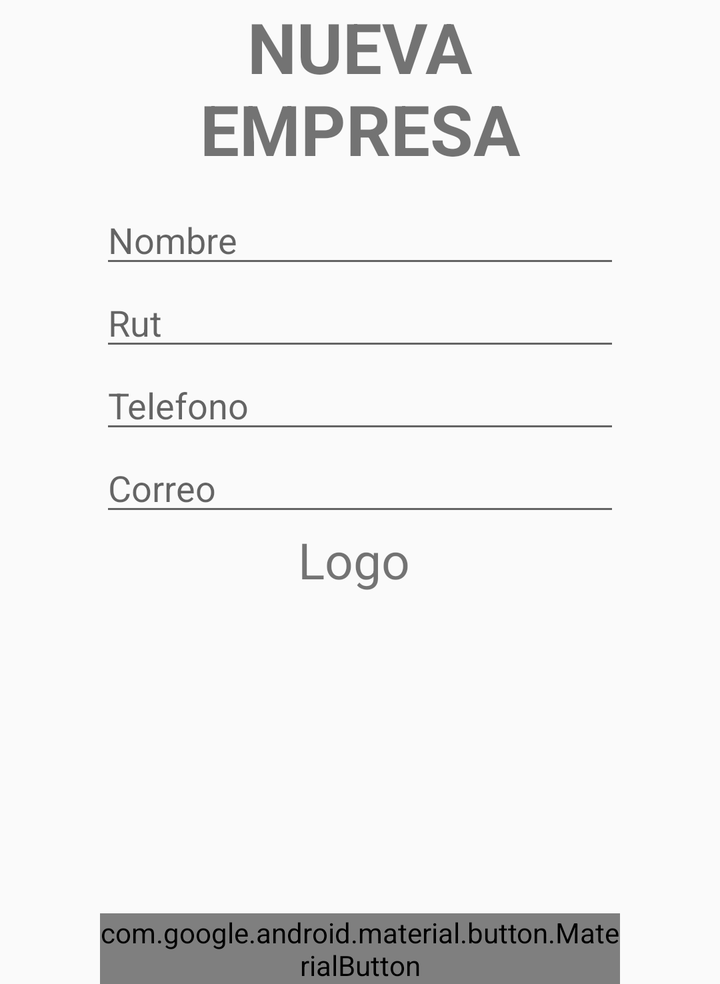
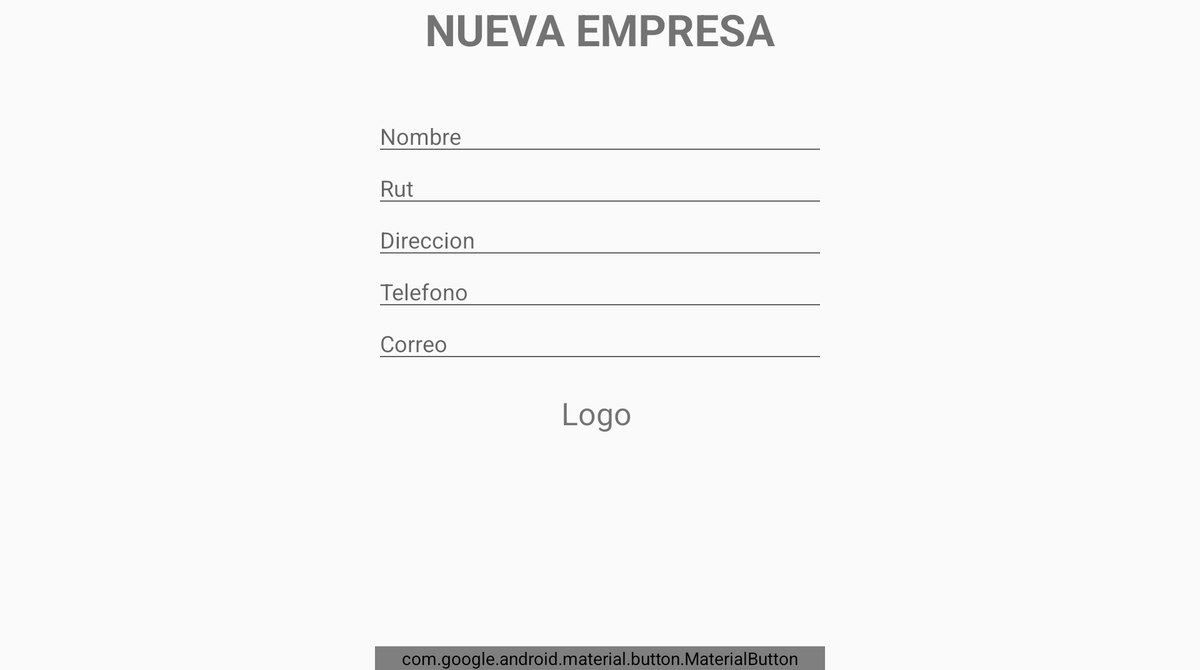

Compare how this app lays out the same screen by default and in its alternative resource folder. The renders come first, then the two layout files and the values they reference.
<!-- AndroidManifest.xml: application theme Theme.Tastit -->
<!-- res/layout/activity_empresa.xml -->
<?xml version="1.0" encoding="utf-8"?>
<LinearLayout
    xmlns:android="http://schemas.android.com/apk/res/android"
    android:layout_width="match_parent"
    android:layout_height="wrap_content"
    android:orientation="vertical"
    android:layout_marginHorizontal="50dp"
    >
<TextView
    android:layout_width="match_parent"
    android:layout_height="match_parent"
    android:id="@+id/tituloEmpresa"
    android:text="NUEVA EMPRESA"
    android:textStyle="bold"
    android:textSize="35dp"
    android:gravity="center"
    android:layout_marginBottom="10dp"/>
    <com.google.android.material.textfield.TextInputEditText
        android:layout_width="match_parent"
        android:layout_height="wrap_content"
        android:id="@+id/EditEmpNombre"
        android:hint="Nombre "
        />
    <com.google.android.material.textfield.TextInputEditText
        android:layout_width="match_parent"
        android:layout_height="wrap_content"
        android:id="@+id/EditEmpRut"
        android:hint="Rut " />
    <com.google.android.material.textfield.TextInputEditText
        android:layout_width="match_parent"
        android:layout_height="wrap_content"
        android:id="@+id/EditEmpTel"
        android:hint="Telefono "/>
    <com.google.android.material.textfield.TextInputEditText
        android:layout_width="match_parent"
        android:layout_height="wrap_content"
        android:id="@+id/EditEmpCorreo"
        android:hint="Correo"/>
    <TextView
        android:layout_width="match_parent"
        android:layout_height="wrap_content"
        android:text="Logo "
        android:textSize="25dp"
        android:gravity="center"/>
    <ImageView
        android:layout_width="150dp"
        android:layout_height="150dp"
        android:src="@drawable/ic_baseline_image_24"
        android:onClick="AbrirAlmacenamiento"
        android:scaleType="centerCrop"
        android:layout_gravity="center"
        android:id="@+id/imgLogo"
       />

    <com.google.android.material.button.MaterialButton
        android:layout_width="match_parent"
        android:layout_height="wrap_content"
        android:id="@+id/BtnEmpresaAdd"
        android:layout_marginTop="10dp"
        android:text="Agregar"/>



</LinearLayout>
<!-- resources referenced by this layout -->
<resources>
  <style name="Theme.Tastit" parent="Theme.AppCompat.Light.DarkActionBar">
          
          <item name="colorPrimary">@color/FondoLogo</item>
          <item name="colorPrimaryVariant">@color/purple_700</item>
          <item name="colorOnPrimary">@color/LetrasLogo</item>
          
          <item name="colorSecondary">@color/teal_200</item>
          <item name="colorSecondaryVariant">@color/teal_700</item>
          <item name="colorOnSecondary">@color/black</item>
          
          <item name="android:statusBarColor" tools:targetApi="l">?attr/colorOnPrimary</item>
          
      </style>
  <color name="FondoLogo">#140406</color>
  <color name="purple_700">#FF3700B3</color>
  <color name="LetrasLogo">#e7c21f</color>
  <color name="teal_200">#FF03DAC5</color>
  <color name="teal_700">#FF018786</color>
  <color name="black">#FF000000</color>
</resources>
<!-- res/layout-large-land/activity_empresa.xml (the repository's variant of the layout above) -->
<!-- drawn on a 7-inch tablet turned sideways -->
<?xml version="1.0" encoding="utf-8"?>
<LinearLayout
    xmlns:android="http://schemas.android.com/apk/res/android"
    android:layout_width="match_parent"
    android:layout_height="wrap_content"
    android:orientation="vertical"
    android:layout_gravity="center"
    android:layout_marginHorizontal="300dp"
    >
<TextView
    android:layout_width="match_parent"
    android:layout_height="match_parent"
    android:id="@+id/tituloEmpresa"
    android:text="NUEVA EMPRESA"
    android:textStyle="bold"
    android:textSize="35dp"
    android:gravity="center"
    android:layout_marginHorizontal="30dp"
    android:layout_marginBottom="40dp"/>
    <com.google.android.material.textfield.TextInputEditText
        android:layout_width="match_parent"
        android:layout_height="wrap_content"
        android:id="@+id/EditEmpNombre"
        android:hint="Nombre "
        />
    <com.google.android.material.textfield.TextInputEditText
        android:layout_width="match_parent"
        android:layout_height="wrap_content"
        android:id="@+id/EditEmpRut"
        android:hint="Rut " />
    <com.google.android.material.textfield.TextInputEditText
        android:layout_width="match_parent"
        android:layout_height="wrap_content"
        android:id="@+id/EditDireccion"
        android:hint="Direccion"
        />
    <com.google.android.material.textfield.TextInputEditText
        android:layout_width="match_parent"
        android:layout_height="wrap_content"
        android:id="@+id/EditEmpTel"
        android:hint="Telefono "/>
    <com.google.android.material.textfield.TextInputEditText
        android:layout_width="match_parent"
        android:layout_height="wrap_content"
        android:id="@+id/EditEmpCorreo"
        android:hint="Correo"/>
    <TextView
        android:layout_width="match_parent"
        android:layout_height="wrap_content"
        android:text="Logo "
        android:textSize="25dp"
        android:layout_marginTop="20dp"
        android:gravity="center"/>
    <ImageView
        android:layout_width="match_parent"
        android:layout_height="150dp"
        android:src="@drawable/ic_baseline_image_24"
        android:onClick="AbrirAlmacenamiento"
        android:id="@+id/imgLogo"
       />


    <com.google.android.material.button.MaterialButton
        android:layout_width="match_parent"
        android:layout_height="wrap_content"
        android:id="@+id/BtnEmpresaAdd"
        android:layout_marginTop="20dp"
        android:text="Agregar"/>



</LinearLayout>
